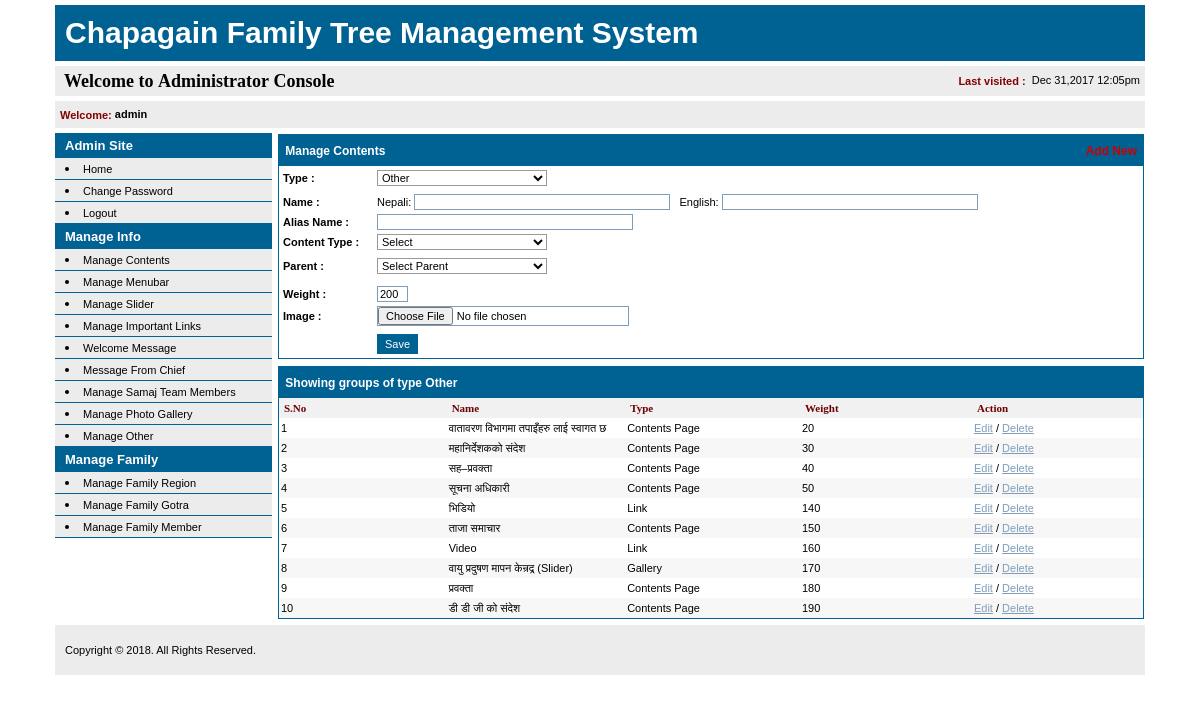
/admin/cms.php?groupType=Other (signed in), run on an earlier commit of the app's database.
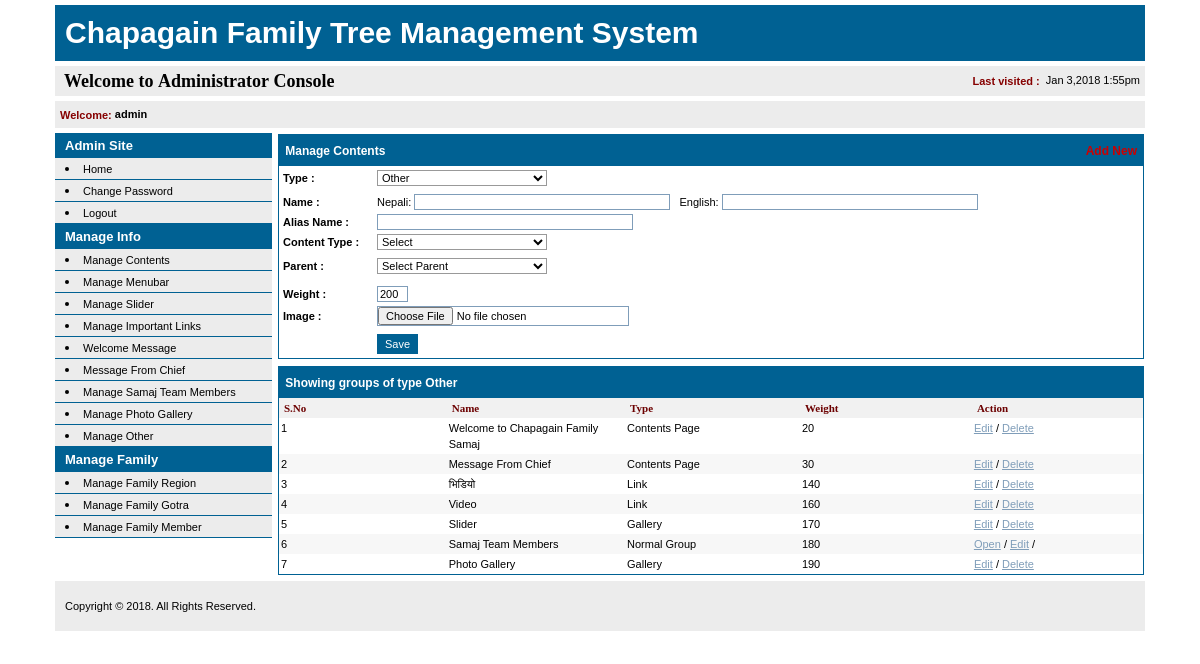
And on a later commit of the database.
### tables this page shows
CREATE TABLE IF NOT EXISTS `groups` (
`id` int(11) NOT NULL,
  `name` varchar(250) NOT NULL DEFAULT '',
  `nameen` varchar(255) NOT NULL,
  `urlname` varchar(250) NOT NULL,
  `type` varchar(200) NOT NULL DEFAULT '',
  `parentId` int(11) NOT NULL DEFAULT '0',
  `shortcontents` text NOT NULL,
  `shortcontentsen` text NOT NULL,
  `contents` longtext NOT NULL,
  `contentsen` text NOT NULL,
  `linkType` varchar(255) NOT NULL DEFAULT '',
  `weight` int(11) NOT NULL DEFAULT '50',
  `hide` varchar(3) NOT NULL DEFAULT 'no',
  `onDate` date NOT NULL DEFAULT '0000-00-00',
  `image` varchar(250) NOT NULL DEFAULT '',
  `display` varchar(10) NOT NULL,
  `featured` varchar(3) NOT NULL DEFAULT '',
  `block` varchar(100) NOT NULL,
  `transportation` varchar(250) NOT NULL,
  `pageTitle` text NOT NULL,
  `pageKeyword` text NOT NULL,
  `activity` varchar(100) NOT NULL,
  `publish` varchar(3) NOT NULL
);

### admin/init.php (called while the page is built, shortened)
<?php
require_once("../data/conn.php");
require_once("../data/users.php");
require_once("../data/groups.php");
$conn 					= new Dbconn();
$groups					= new Groups();
require_once("../data/sqlinjection.php");
?>

### data/sqlinjection.php (called while the page is built, shortened)
<?php
function cleanQuery($string)
{
  if (phpversion() >= '4.3.0')
  {
    $string = mysql_real_escape_string($string);
  }
  else
  {
    $string = mysql_escape_string($string);
  }
  return $string;
}
?>

### data/groups.php (called while the page is built, shortened)
<?php
class Groups
{
	function getByParentId($parentId)
	{
		global $conn;
		$parentId = cleanQuery($parentId);
		$sql = "SElECT * FROM groups WHERE parentId = '$parentId' ORDER BY weight";
		$result = $conn->exec($sql);
		return $result;
	}
	function getByParentIdAndType($id, $type)
	{
		global $conn;
		$id = cleanQuery($id);
		$type = cleanQuery($type);
		$sql = "SElECT * FROM groups WHERE `type` = '$type' AND parentId = '$id' ORDER BY weight";
		$result = $conn->exec($sql);
		return $result;
	}
	function isDeletable($id)
	{
		global $conn;
		$result = $this->getByParentId($id);
		if ($conn->numRows($result) > 0)
			return false;
		return true;
	}
}
?>

### data/conn.php (called while the page is built, shortened)
<?php
	class Dbconn{
		var $links;
		function Dbconn(){
			$this->host = "localhost";
			$this->uname = "root";
			$this->psw = "";
			$this->dbname = "chapagain";
			$this->links = mysql_connect($this->host,$this->uname,$this->psw) or die("Sorry, couldnot connect to MySQL Server");
		}
		function exec($sqlMain){
			$result = mysql_query($sqlMain,$this->links) or die(mysql_error());
			return $result;
		}
		function numRows($result)
		{
			return mysql_num_rows($result);
		}
		function fetchArray($result)
		{
			return mysql_fetch_array($result);
		}
	}
?>

### admin/grouplisting.php (the view, shortened to what the changed rows need)
<table width="100%" border="0" cellspacing="0" cellpadding="2">
  <?php
	$counter = 0;
	if ($parentId == 0)
	{
		if(!empty($selectedGroupType))
		$result = $groups->getByParentIdAndType(0, $selectedGroupType);
	}
	else
	{
		$result = $groups->getByParentId($parentId);
	}
	while ($result && $row = $conn->fetchArray($result))
	{
		$counter++;
	?>
  <tr <?php if ($counter % 2 == 0) { echo "bgcolor='#F7F7F7'";} ?>>
    <td valign="top"><?php echo $counter; ?></td>
    <td valign="top"><?php echo $row['name']; ?></td>
    <td valign="top"><?php echo $row['linkType']; ?></td>
    <td valign="top"><?php echo $row['weight']; ?></td>
    <td valign="top"><?php
		if ($withOpen)
		{
			if ($row['linkType'] == "Normal Group")
			{
			?>
      <a href="<?php echo $pagename; ?>?parentId=<?php echo $row['id']; ?>&groupType=<?php echo $row['type']; ?>&open">Open</a> /
      <?php
    	}
		}
		if ($withEdit)
		{
			$link = $pagename ."?id=" . $row['id'];
			$link .= "&parentId=" . $row['parentId'];
			$link .= "&groupType=" . $row['type'];
			?>
      <a href="<?php echo $link; ?>">Edit</a> /
      <?php
		}
		if ($withDelete)
		{
			if ($groups->isDeletable($row['id']) || $row['linkType'] == "Video Gallery" || $row['linkType'] == "Gallery")
			{
			?>
      <a href="#" onclick="delete_confirmation('manage_cms.php?id=<?php echo $row['id']; ?><?php if(isset($_GET['parentId'])){ ?>&parentId=<?php echo $_GET['parentId']; } ?>&groupType=<?php echo $row['type'];?>&delete');">Delete</a>
      <?php
			}
		}
    ?>    </td>
  </tr>
  <?php
	}
	?>
</table>

### admin/header.php (shortened to what the changed rows need)
<table width="100%"  border="0" cellspacing="0" cellpadding="0">
  <tr class="lightbg">
    <td width="211" height="30" class="hdr">&nbsp;&nbsp;Welcome&nbsp;to&nbsp;Administrator&nbsp;Console&nbsp;</td>
    <td height="30" align="right" style="padding-right:5px;"><?php if(isset($_SESSION['sessLastLogin'])){
	  echo '<span class="tab_search_Over">Last visited :&nbsp;&nbsp;</span>';
	  $arrDate = explode(' ',$_SESSION['sessLastLogin']);
	  $arrDate1 = explode('-',$arrDate[0]);
	  $arrDate2 = explode(':',$arrDate[1]);
	  echo date("M j,Y g:ia",mktime($arrDate2[0],$arrDate2[1],$arrDate2[2],$arrDate1[1],$arrDate1[2],$arrDate1[0]));
	  }
  ?>
    </td>
  </tr>
</table>

What changed in the data, as far as the page shows it:
removed groups: name "सह–प्रवक्ता", linkType "Contents Page", weight "40"
removed groups: name "सूचना अधिकारी", linkType "Contents Page", weight "50"
removed groups: name "ताजा समाचार", linkType "Contents Page", weight "150"
removed groups: name "प्रवक्ता", linkType "Contents Page", weight "180"
removed groups: name "डी डी जी को संदेश", linkType "Contents Page", weight "190"
changed groups: name "वातावरण विभागमा तपाइँहरु लाई स्वागत छ" → "Welcome to Chapagain Family Samaj"
changed groups: name "महानिर्देशकको संदेश" → "Message From Chief"
changed groups: name "वायु प्रदुषण मापन केन्रद्र (Slider)" → "Slider"
added groups: name "Samaj Team Members", linkType "Normal Group", weight "180"
added groups: name "Photo Gallery", linkType "Gallery", weight "190"
Also different on the page:
text no longer shown: "Dec 31,2017 12:05pm"
text now shown: "Jan 3,2018 1:55pm"
